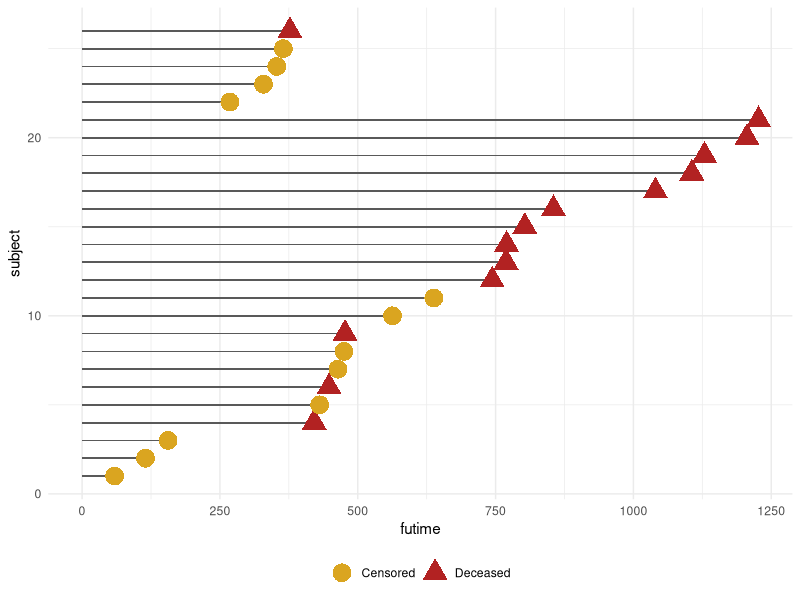

Reproduce this figure in R. (Note: this script raises an error after producing the figure.)
library(tidyverse)
library(survival)
library(survminer)
library(survMisc)

# Load the Ovarian data
data(ovarian)

ovarian <- ovarian %>%
  mutate(subject = 1:nrow(.),
         death = factor((1-fustat), labels = c("Censored", "Deceased")),
         ecog_good = 2-ecog.ps,
         r_disease = resid.ds - 1)

# plot with shapes to indicate censoring or event
ggplot(ovarian, aes(subject, futime)) + 
  geom_bar(stat = "identity", width = 0.1) + 
  geom_point(aes(color = death, shape = death), size = 6) +
  coord_flip() +
  theme_minimal() + 
  scale_color_manual(values = c("goldenrod", "firebrick")) +
  theme(legend.title = element_blank(),
        legend.position = "bottom")

# Create a survival object where time is "futime" and event is "fustat"
surv_object <- Surv(time = ovarian$futime, event = ovarian$fustat)

surv1.m <- survfit(surv_object ~ 1, data = ovarian)
summary(surv1.m)

surv2.m <- survfit(surv_object ~ rx, data = ovarian)
summary(surv2.m)

ggsurvplot(surv1.m, data = ovarian, surv.median.line = "hv")
ggsurvplot(surv2.m, data = ovarian)

# Get the Log-Rank test value for the effect of rx
survdiff(surv_object ~ rx, data = ovarian)
ggsurvplot(surv2.m, data = ovarian, pval = T)

# The Wilcoxon test value
survdiff(surv_object ~ rx, data = ovarian, rho = length(surv_object))


ovarian <-
  ovarian %>%
  mutate(age.q3 = cut(age,
                      breaks = quantile(age, probs = 0:3/3), include.lowest=T))
surv3.m <- survfit(surv_object ~ age.q3, data = ovarian)
summary(surv3.m)
ggsurvplot(surv3.m, data = ovarian, test.for.trend = T)
survdiff(surv_object ~ age.q3, data = ovarian)
pairwise_survdiff(Surv(futime, fustat) ~ age.q3, data = ovarian)

  # Cox PH Regression
cox1.m <- coxph(surv_object ~ rx, data = ovarian)
summary(cox1.m)
ggadjustedcurves(cox1.m, data = ovarian, variable = "rx")

cox2.m <- coxph(surv_object ~ rx + age, data = ovarian)
summary(cox2.m)
ggadjustedcurves(cox2.m, data = ovarian, variable = "rx")

# Schoenfeld residuals for PH assumption
cox.zph(cox1.m)
ggcoxzph(cox.zph(cox1.m))

cox.zph(cox2.m)
ggcoxzph(cox.zph(cox2.m))

# Assess linearity through MFP
mfp(Surv(futime, fustat) ~ fp(age) + rx, family = cox, data = ovarian)

# Assess linearity through Martingale residuals
residuals(cox2.m, type = "martingale") # In case we want to examine them
ggcoxfunctional(Surv(futime, fustat) ~ age + I(age^2) + log(age), data = ovarian, ylim = c(-1, 1))


# Cox-Snell Residuals
coxph(
  Surv(ovarian$fustat - residuals(cox2.m, type = "martingale"), fustat) ~ 1, 
  data = ovarian) %>%
  basehaz() %>%
  ggplot(aes(x = time, y = hazard)) + 
  geom_point() + 
  geom_smooth() +
  geom_abline(slope = 1, intercept = 0, color = "red")


ggcoxdiagnostics(cox2.m, type = "dfbeta", sline = F)
ggcoxdiagnostics(cox2.m, type = "deviance", sline = F, 
                 ox.scale = "observation.id") +
  geom_hline(yintercept = 2, color = "orange") +
  geom_hline(yintercept = -2, color = "orange")


# Stratified Cox Regression

cox3.m <- coxph(surv_object ~ rx + age + ecog_good + r_disease, data = ovarian)
summary(cox3.m)
cox.zph(cox3.m) %>% ggcoxzph()
ggadjustedcurves(cox3.m, data = ovarian, variable = "ecog_good")
basehaz(cox3.m) %>%
  mutate(inst_haz = hazard - lag(hazard, default = first(hazard))) %>%
  ggplot(aes(x = time, y = inst_haz)) +
  geom_line(color = "red") 

cox4.m <- coxph(surv_object ~ rx + age +  r_disease + strata(ecog_good), data = ovarian)
summary(cox4.m)
cox.zph(cox4.m) %>% ggcoxzph()
ggadjustedcurves(cox4.m, data = ovarian, variable = "ecog_good")
basehaz(cox4.m) %>%
  group_by(strata) %>%
  mutate(inst_haz = hazard - lag(hazard, default = first(hazard))) %>%
  ggplot(aes(x = time, y = inst_haz, color = strata)) +
  geom_line() 
